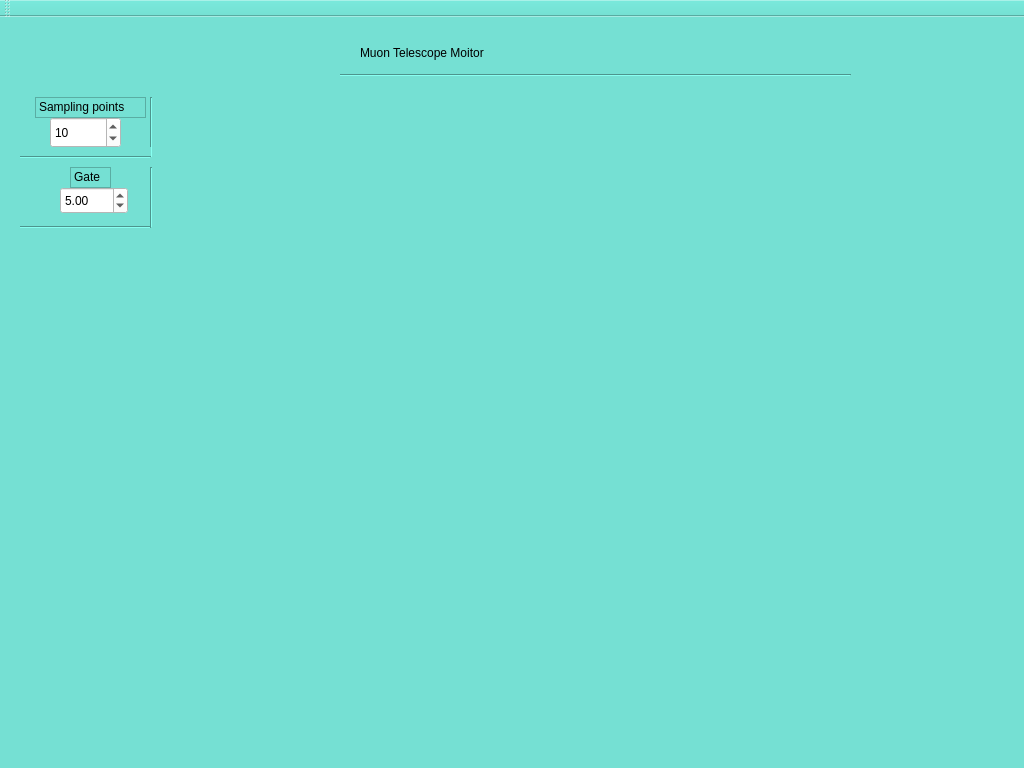
<?xml version="1.0" encoding="UTF-8"?>
<ui version="4.0">
 <class>MainWindow</class>
 <widget class="QMainWindow" name="MainWindow">
  <property name="geometry">
   <rect>
    <x>0</x>
    <y>0</y>
    <width>1024</width>
    <height>768</height>
   </rect>
  </property>
  <property name="windowTitle">
   <string>MainWindow</string>
  </property>
  <property name="styleSheet">
   <string notr="true">background-color: rgb(117, 224, 211);</string>
  </property>
  <widget class="QWidget" name="centralWidget">
   <widget class="QSpinBox" name="samplesIn">
    <property name="geometry">
     <rect>
      <x>50</x>
      <y>100</y>
      <width>71</width>
      <height>31</height>
     </rect>
    </property>
    <property name="styleSheet">
     <string notr="true">font: 12pt &quot;Sans&quot;;
background-color: rgb(255, 255, 255);</string>
    </property>
    <property name="minimum">
     <number>3</number>
    </property>
    <property name="maximum">
     <number>500</number>
    </property>
    <property name="singleStep">
     <number>1</number>
    </property>
    <property name="value">
     <number>10</number>
    </property>
   </widget>
   <widget class="QLabel" name="label">
    <property name="geometry">
     <rect>
      <x>35</x>
      <y>80</y>
      <width>111</width>
      <height>21</height>
     </rect>
    </property>
    <property name="frameShape">
     <enum>QFrame::StyledPanel</enum>
    </property>
    <property name="frameShadow">
     <enum>QFrame::Plain</enum>
    </property>
    <property name="lineWidth">
     <number>1</number>
    </property>
    <property name="text">
     <string>Sampling points</string>
    </property>
    <property name="textFormat">
     <enum>Qt::RichText</enum>
    </property>
   </widget>
   <widget class="Line" name="line">
    <property name="geometry">
     <rect>
      <x>150</x>
      <y>80</y>
      <width>3</width>
      <height>61</height>
     </rect>
    </property>
    <property name="orientation">
     <enum>Qt::Vertical</enum>
    </property>
   </widget>
   <widget class="Line" name="line_2">
    <property name="geometry">
     <rect>
      <x>20</x>
      <y>130</y>
      <width>131</width>
      <height>20</height>
     </rect>
    </property>
    <property name="orientation">
     <enum>Qt::Horizontal</enum>
    </property>
   </widget>
   <widget class="QCustomPlot" name="gFreqTime" native="true">
    <property name="geometry">
     <rect>
      <x>160</x>
      <y>70</y>
      <width>800</width>
      <height>600</height>
     </rect>
    </property>
    <property name="styleSheet">
     <string notr="true">font: 14pt &quot;Sans&quot;;</string>
    </property>
   </widget>
   <widget class="Line" name="line_3">
    <property name="geometry">
     <rect>
      <x>20</x>
      <y>200</y>
      <width>131</width>
      <height>20</height>
     </rect>
    </property>
    <property name="orientation">
     <enum>Qt::Horizontal</enum>
    </property>
   </widget>
   <widget class="QLabel" name="label_2">
    <property name="geometry">
     <rect>
      <x>70</x>
      <y>150</y>
      <width>41</width>
      <height>21</height>
     </rect>
    </property>
    <property name="frameShape">
     <enum>QFrame::StyledPanel</enum>
    </property>
    <property name="frameShadow">
     <enum>QFrame::Plain</enum>
    </property>
    <property name="lineWidth">
     <number>1</number>
    </property>
    <property name="text">
     <string>Gate</string>
    </property>
    <property name="textFormat">
     <enum>Qt::RichText</enum>
    </property>
   </widget>
   <widget class="Line" name="line_4">
    <property name="geometry">
     <rect>
      <x>150</x>
      <y>150</y>
      <width>3</width>
      <height>61</height>
     </rect>
    </property>
    <property name="orientation">
     <enum>Qt::Vertical</enum>
    </property>
   </widget>
   <widget class="QDoubleSpinBox" name="gateIn">
    <property name="geometry">
     <rect>
      <x>60</x>
      <y>170</y>
      <width>68</width>
      <height>27</height>
     </rect>
    </property>
    <property name="styleSheet">
     <string notr="true">font: 12pt &quot;Sans&quot;;
background-color: rgb(255, 255, 255);</string>
    </property>
    <property name="minimum">
     <double>3.000000000000000</double>
    </property>
    <property name="maximum">
     <double>100.000000000000000</double>
    </property>
    <property name="value">
     <double>5.000000000000000</double>
    </property>
   </widget>
   <widget class="QLabel" name="label_3">
    <property name="geometry">
     <rect>
      <x>360</x>
      <y>10</y>
      <width>571</width>
      <height>51</height>
     </rect>
    </property>
    <property name="styleSheet">
     <string notr="true">font: italic 32pt &quot;Sans&quot;;</string>
    </property>
    <property name="text">
     <string>Muon Telescope Moitor</string>
    </property>
   </widget>
   <widget class="Line" name="line_5">
    <property name="geometry">
     <rect>
      <x>340</x>
      <y>50</y>
      <width>511</width>
      <height>16</height>
     </rect>
    </property>
    <property name="orientation">
     <enum>Qt::Horizontal</enum>
    </property>
   </widget>
  </widget>
  <widget class="QMenuBar" name="menuBar">
   <property name="geometry">
    <rect>
     <x>0</x>
     <y>0</y>
     <width>1024</width>
     <height>25</height>
    </rect>
   </property>
  </widget>
  <widget class="QToolBar" name="mainToolBar">
   <attribute name="toolBarArea">
    <enum>TopToolBarArea</enum>
   </attribute>
   <attribute name="toolBarBreak">
    <bool>false</bool>
   </attribute>
  </widget>
  <widget class="QStatusBar" name="statusBar"/>
 </widget>
 <layoutdefault spacing="6" margin="11"/>
 <customwidgets>
  <customwidget>
   <class>QCustomPlot</class>
   <extends>QWidget</extends>
   <header>qcustomplot.h</header>
   <container>1</container>
  </customwidget>
 </customwidgets>
 <resources/>
 <connections/>
</ui>
